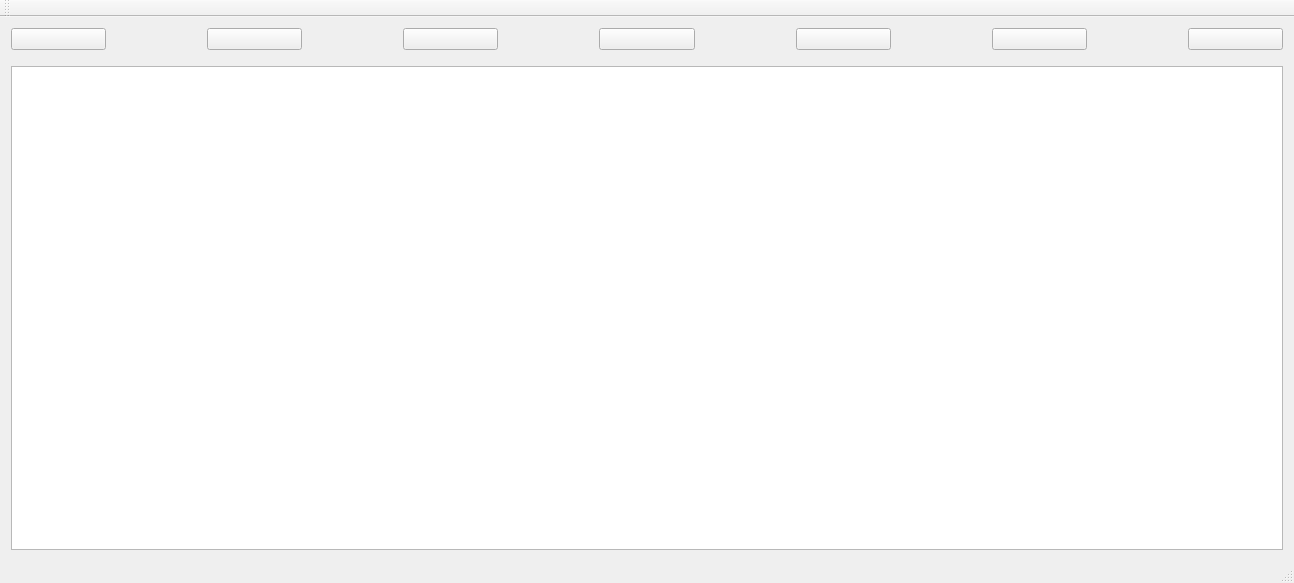
<?xml version="1.0" encoding="UTF-8"?>
<ui version="4.0">
 <class>MainWindow</class>
 <widget class="QMainWindow" name="MainWindow">
  <property name="geometry">
   <rect>
    <x>0</x>
    <y>0</y>
    <width>1294</width>
    <height>583</height>
   </rect>
  </property>
  <property name="windowTitle">
   <string>MainWindow</string>
  </property>
  <widget class="QWidget" name="centralWidget">
   <property name="sizePolicy">
    <sizepolicy hsizetype="Expanding" vsizetype="Expanding">
     <horstretch>0</horstretch>
     <verstretch>0</verstretch>
    </sizepolicy>
   </property>
   <layout class="QVBoxLayout" name="verticalLayout_2">
    <item>
     <layout class="QVBoxLayout" name="verticalLayout">
      <item>
       <layout class="QHBoxLayout" name="horizontalLayout">
        <item>
         <widget class="QPushButton" name="readFileButton">
          <property name="sizePolicy">
           <sizepolicy hsizetype="Expanding" vsizetype="Fixed">
            <horstretch>0</horstretch>
            <verstretch>0</verstretch>
           </sizepolicy>
          </property>
          <property name="text">
           <string/>
          </property>
         </widget>
        </item>
        <item>
         <spacer name="horizontalSpacer_5">
          <property name="orientation">
           <enum>Qt::Horizontal</enum>
          </property>
          <property name="sizeHint" stdset="0">
           <size>
            <width>40</width>
            <height>20</height>
           </size>
          </property>
         </spacer>
        </item>
        <item>
         <widget class="QPushButton" name="saveDataButton">
          <property name="sizePolicy">
           <sizepolicy hsizetype="Expanding" vsizetype="Fixed">
            <horstretch>0</horstretch>
            <verstretch>0</verstretch>
           </sizepolicy>
          </property>
          <property name="text">
           <string/>
          </property>
         </widget>
        </item>
        <item>
         <spacer name="horizontalSpacer_4">
          <property name="orientation">
           <enum>Qt::Horizontal</enum>
          </property>
          <property name="sizeHint" stdset="0">
           <size>
            <width>40</width>
            <height>20</height>
           </size>
          </property>
         </spacer>
        </item>
        <item>
         <widget class="QPushButton" name="photometricCurveButton">
          <property name="sizePolicy">
           <sizepolicy hsizetype="Expanding" vsizetype="Fixed">
            <horstretch>0</horstretch>
            <verstretch>0</verstretch>
           </sizepolicy>
          </property>
          <property name="text">
           <string/>
          </property>
         </widget>
        </item>
        <item>
         <spacer name="horizontalSpacer">
          <property name="orientation">
           <enum>Qt::Horizontal</enum>
          </property>
          <property name="sizeType">
           <enum>QSizePolicy::MinimumExpanding</enum>
          </property>
          <property name="sizeHint" stdset="0">
           <size>
            <width>10</width>
            <height>20</height>
           </size>
          </property>
         </spacer>
        </item>
        <item>
         <widget class="QPushButton" name="sectionButton">
          <property name="sizePolicy">
           <sizepolicy hsizetype="Expanding" vsizetype="Fixed">
            <horstretch>0</horstretch>
            <verstretch>0</verstretch>
           </sizepolicy>
          </property>
          <property name="text">
           <string/>
          </property>
         </widget>
        </item>
        <item>
         <spacer name="horizontalSpacer_2">
          <property name="orientation">
           <enum>Qt::Horizontal</enum>
          </property>
          <property name="sizeType">
           <enum>QSizePolicy::MinimumExpanding</enum>
          </property>
          <property name="sizeHint" stdset="0">
           <size>
            <width>10</width>
            <height>20</height>
           </size>
          </property>
         </spacer>
        </item>
        <item>
         <widget class="QPushButton" name="lumniousFluxButton">
          <property name="sizePolicy">
           <sizepolicy hsizetype="Expanding" vsizetype="Fixed">
            <horstretch>0</horstretch>
            <verstretch>0</verstretch>
           </sizepolicy>
          </property>
          <property name="text">
           <string/>
          </property>
         </widget>
        </item>
        <item>
         <spacer name="horizontalSpacer_3">
          <property name="orientation">
           <enum>Qt::Horizontal</enum>
          </property>
          <property name="sizeType">
           <enum>QSizePolicy::MinimumExpanding</enum>
          </property>
          <property name="sizeHint" stdset="0">
           <size>
            <width>10</width>
            <height>20</height>
           </size>
          </property>
         </spacer>
        </item>
        <item>
         <widget class="QPushButton" name="draw3DplotButton">
          <property name="sizePolicy">
           <sizepolicy hsizetype="Expanding" vsizetype="Fixed">
            <horstretch>0</horstretch>
            <verstretch>0</verstretch>
           </sizepolicy>
          </property>
          <property name="text">
           <string/>
          </property>
         </widget>
        </item>
        <item>
         <spacer name="horizontalSpacer_6">
          <property name="orientation">
           <enum>Qt::Horizontal</enum>
          </property>
          <property name="sizeHint" stdset="0">
           <size>
            <width>40</width>
            <height>20</height>
           </size>
          </property>
         </spacer>
        </item>
        <item>
         <widget class="QPushButton" name="projectSettingsButton">
          <property name="sizePolicy">
           <sizepolicy hsizetype="Expanding" vsizetype="Fixed">
            <horstretch>0</horstretch>
            <verstretch>0</verstretch>
           </sizepolicy>
          </property>
          <property name="text">
           <string/>
          </property>
         </widget>
        </item>
       </layout>
      </item>
      <item>
       <spacer name="verticalSpacer">
        <property name="orientation">
         <enum>Qt::Vertical</enum>
        </property>
        <property name="sizeType">
         <enum>QSizePolicy::Minimum</enum>
        </property>
        <property name="sizeHint" stdset="0">
         <size>
          <width>20</width>
          <height>10</height>
         </size>
        </property>
       </spacer>
      </item>
      <item>
       <widget class="QTableWidget" name="dataTable"/>
      </item>
     </layout>
    </item>
   </layout>
  </widget>
  <widget class="QMenuBar" name="menuBar">
   <property name="geometry">
    <rect>
     <x>0</x>
     <y>0</y>
     <width>1294</width>
     <height>19</height>
    </rect>
   </property>
  </widget>
  <widget class="QToolBar" name="mainToolBar">
   <attribute name="toolBarArea">
    <enum>TopToolBarArea</enum>
   </attribute>
   <attribute name="toolBarBreak">
    <bool>false</bool>
   </attribute>
  </widget>
  <widget class="QStatusBar" name="statusBar"/>
 </widget>
 <layoutdefault spacing="6" margin="11"/>
 <resources/>
 <connections/>
</ui>
